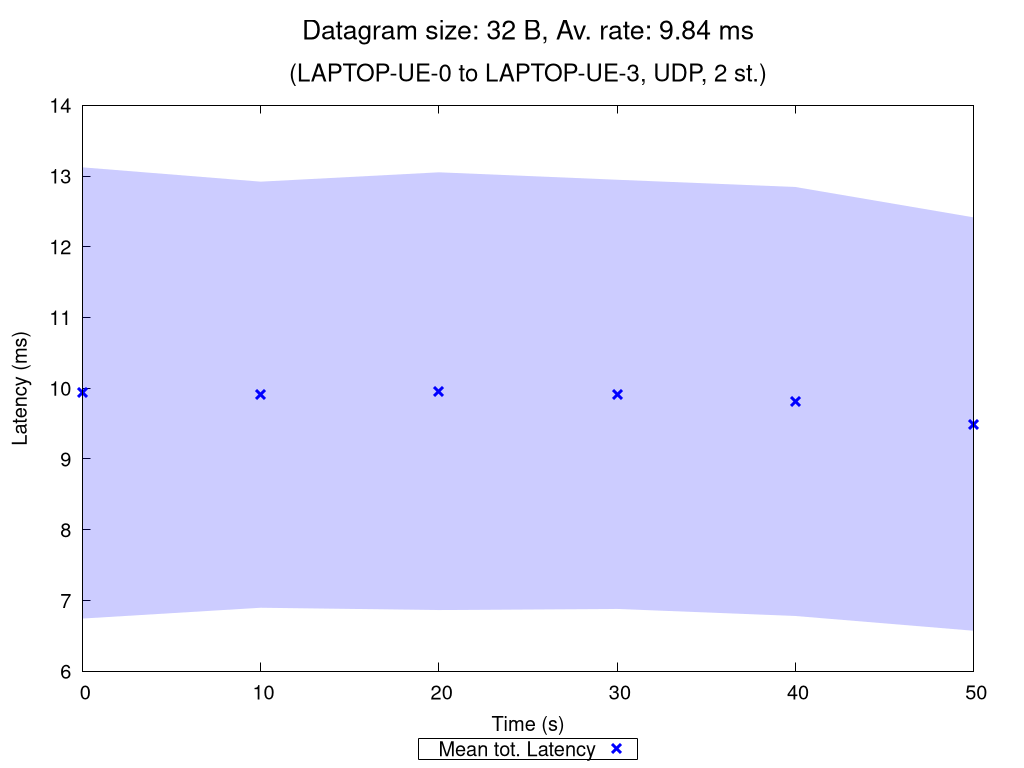

gnuplot code for this plot:
set terminal pngcairo nocrop enhanced size 1024,768 font "Verdana,15"
set output "UDP_2_st_2020_10_11_23-31-49_one2two_00032B.png"

set title "{/=20 Datagram size: 32 B, Av. rate: 9.84 ms}\n\n{/=18 (LAPTOP-UE-0 to LAPTOP-UE-3, UDP, 2 st.)}"

set xlabel "Time (s)"
set ylabel "Latency (ms)"
set ytics nomirror
set key bmargin center horizontal box samplen 1 width -1
set bmargin 4.6
set rmargin 4.5

rf = 1.0  # rate factor
set style fill transparent solid 0.2 noborder
set autoscale xfix
plot "UDP_2_st_2020_10_11_23-31-49_one2two_00032B_iperf_processed.dat" using 1:($2/rf-$3/rf):($2/rf+$3/rf) with filledcurves lc rgb "blue" notitle, \
     "" using 1:($2/rf) with points pt 2 ps 1.5 lw 3 lc rgb "blue" title "Mean tot. Latency", \
